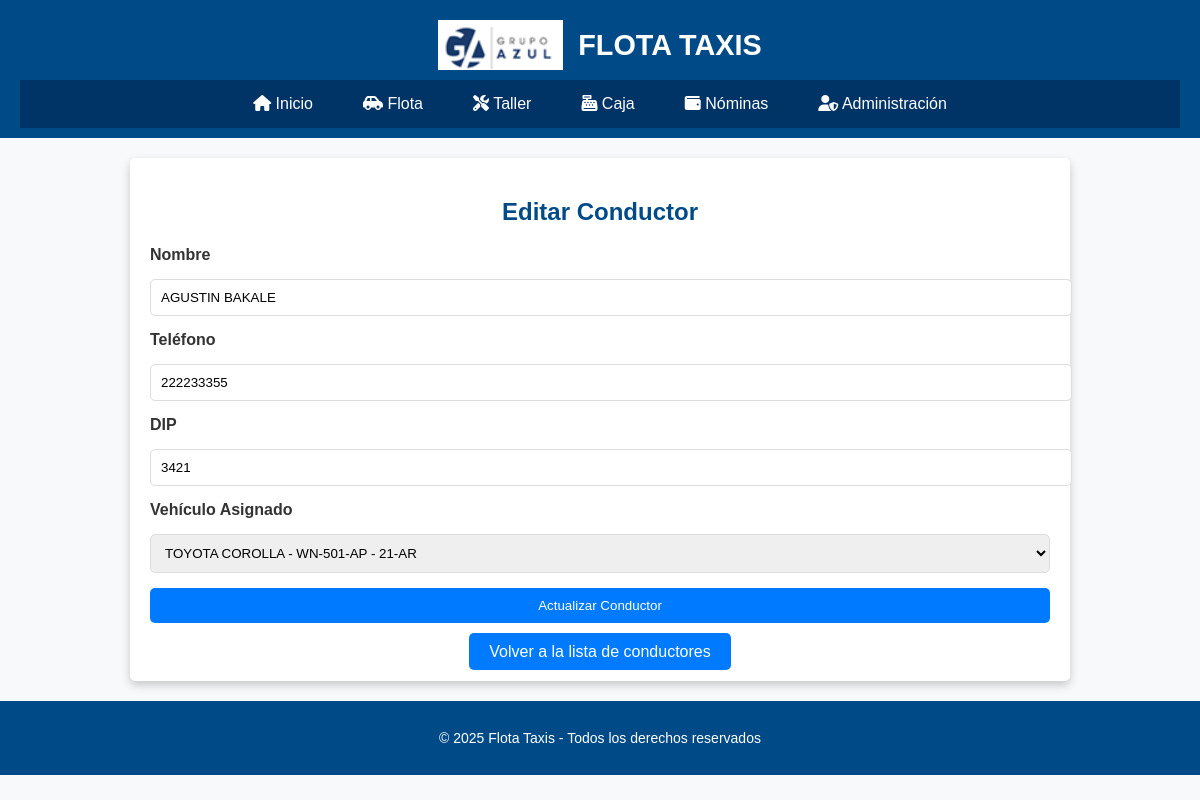
Page /modules/conductores/editar_conductor.php?id=15 on the committed database.
### tables this page shows
CREATE TABLE `conductores` (
  `id` int(11) NOT NULL,
  `nombre` varchar(100) NOT NULL,
  `telefono` varchar(20) NOT NULL,
  `dip` varchar(20) NOT NULL,
  `vehiculo_id` int(11) DEFAULT NULL,
  `estado` enum('Activo','Inactivo') NOT NULL DEFAULT 'Activo',
  `ingreso_dia_obligatorio` int(11) NOT NULL DEFAULT 0,
  `ingreso_dia_libre` int(11) NOT NULL DEFAULT 0,
  `ingreso_obligatorio` int(11) DEFAULT NULL,
  `ingreso_libre` int(11) DEFAULT NULL,
  `imagen` varchar(255) DEFAULT NULL,
  `fecha` date DEFAULT NULL,
  `dias_por_ciclo` int(11) DEFAULT 30,
  `salario_mensual` int(11) DEFAULT NULL,
  `direccion` varchar(255) DEFAULT 'Sin dirección'
);

### modules/conductores/editar_conductor.php (the view, shortened to what this page needs)
<?php
include '../../layout/header.php';
require '../../config/database.php';
$conductor_id = $_GET['id'];
$stmt = $pdo->prepare("SELECT c.*, v.marca, v.modelo, v.matricula, v.numero, v.id AS vehiculo_id
                       FROM conductores c
                       LEFT JOIN vehiculos v ON c.vehiculo_id = v.id
                       WHERE c.id = ?");
$stmt->execute([$conductor_id]);
$conductor = $stmt->fetch();
?>
<div class="container">
    <h2>Editar Conductor</h2>
    <form method="POST" action="">
        <label for="nombre">Nombre</label>
        <input type="text" id="nombre" name="nombre" value="<?= htmlspecialchars($conductor['nombre']) ?>" required>
        <label for="telefono">Teléfono</label>
        <input type="text" id="telefono" name="telefono" value="<?= htmlspecialchars($conductor['telefono']) ?>" required>
        <label for="dip">DIP</label>
        <input type="text" id="dip" name="dip" value="<?= htmlspecialchars($conductor['dip']) ?>" required>
        <label for="vehiculo_id">Vehículo Asignado</label>
        <select id="vehiculo_id" name="vehiculo_id">
            <?php
            $stmt = $pdo->query("SELECT id, marca, modelo, matricula, numero FROM vehiculos");
            $vehiculos = $stmt->fetchAll();
            foreach ($vehiculos as $vehiculo) {
                echo '<option value="' . $vehiculo['id'] . '"';
                if ($vehiculo['id'] == $conductor['vehiculo_id']) {
                    echo ' selected';
                }
                echo '>' . $vehiculo['marca'] . ' ' . $vehiculo['modelo'] . ' - ' . $vehiculo['matricula'] . ' - ' . $vehiculo['numero'] . '</option>';
            }
            ?>
        </select>
        <button type="submit">Actualizar Conductor</button>
    </form>
    <div style="text-align: center; margin-top: 20px;">
        <a href="conductores.php" style="background: #007bff; color: white; padding: 10px 20px; text-decoration: none; border-radius: 5px;">
            Volver a la lista de conductores
        </a>
    </div>
</div>
<?php include '../../layout/footer.php'; ?>

### styles/styles.css (style rules this page uses)
body { font-family: Arial, sans-serif; margin: 0; padding: 0; background-color: #f8f9fa; color: #333; }

### modules/conductores/editar_conductor.php (style rules this page uses)
.container { max-width: 900px; margin: 20px auto; padding: 20px; background: white; border-radius: 5px; box-shadow: 0px 4px 10px rgba(0, 0, 0, 0.2); }
h2 { text-align: center; color: #004b87; margin-bottom: 20px; }
form { display: grid; gap: 15px; }
label { font-weight: bold; }
input[type="text"], select { width: 100%; padding: 10px; border: 1px solid #ddd; border-radius: 5px; }
button { padding: 10px 20px; background: #007bff; color: white; border: none; border-radius: 5px; cursor: pointer; }

### rows in the picture
conductores: nombre "AGUSTIN BAKALE", telefono "222233355", dip "3421"

### other values in the picture
form field vehiculo_id "TOYOTA COROLLA - WN-501-AP - 21-AR"
